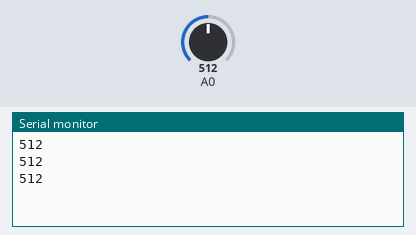
The sketch below on a simulated Arduino Uno, built with avr-gcc and run on an emulated ATmega328P. Parts: the last lines printed to the serial monitor. The inputs (shaded band) are chosen by the test bench; at power-on: A0 = 512.

Above: at 1.3 s.
1.4 s: A0 set to 716
At 1.9 s:
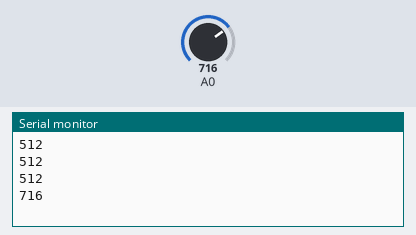
2.9 s: A0 set to 900
At 3.4 s:
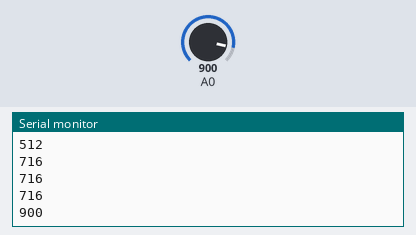
Timing chart, 0 to 5.9 s (numbered marks = the images above; inputs shaded):
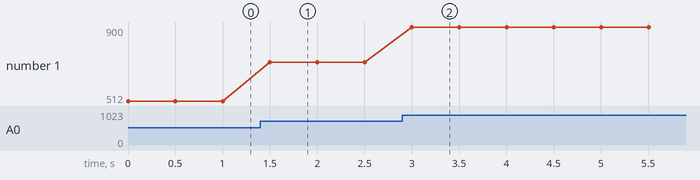

Measured:
- after the input at 1.4 s, the serial monitor: prints a new line after 0.10 s (image 1)
- after the input at 2.9 s, the serial monitor: prints a new line after 0.10 s (image 2)
- plotted number 1: 512 → 716 after the input at 1.4 s, 716 → 900 after the input at 2.9 s

The sketch:

Pot.ino
```cpp
int pot = 0;

void setup() {
Serial.begin(9600);
}

void loop() {
  pot = analogRead(A0);
  Serial.println(pot);
  delay (500);
}
```
